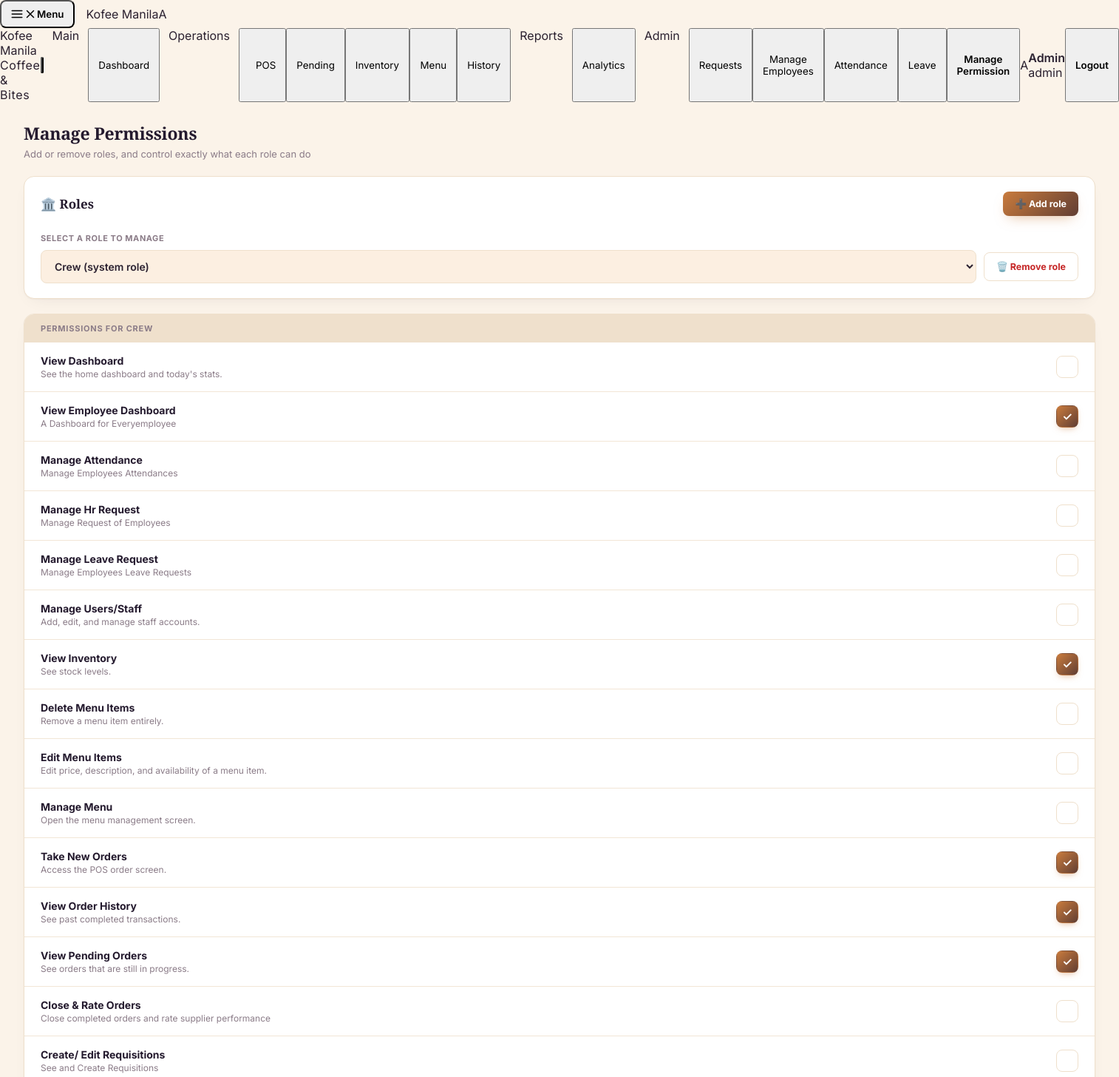
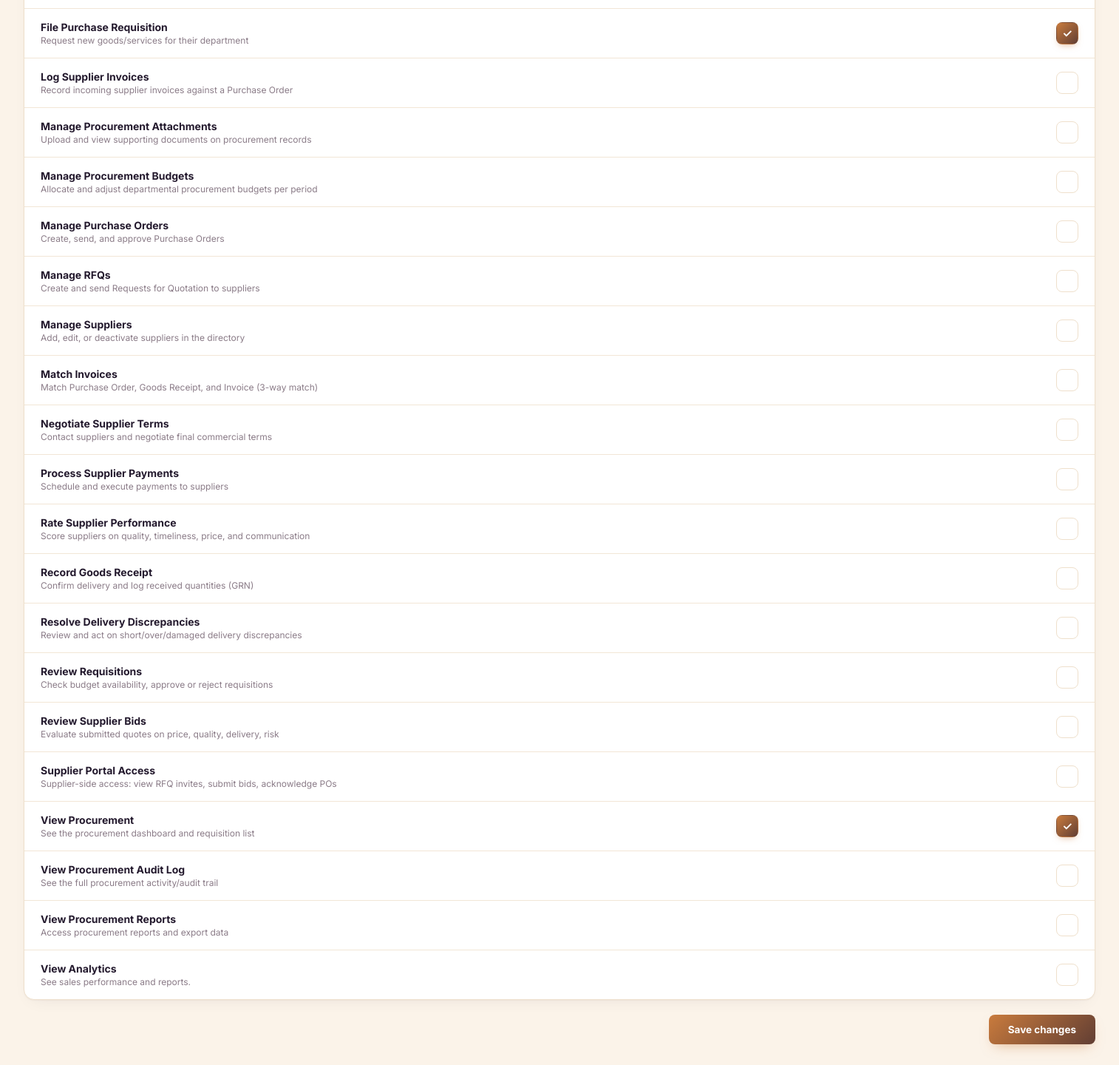
Page /POS/php/manage_permissions.php (signed in) on the committed database (2 pictures, top to bottom).
### tables this page shows
CREATE TABLE `roles` (
  `role_key` varchar(50) NOT NULL,
  `label` varchar(100) NOT NULL,
  `is_system` tinyint(1) NOT NULL DEFAULT 0
);

CREATE TABLE `permissions` (
  `perm_key` varchar(100) NOT NULL,
  `label` varchar(150) NOT NULL,
  `category` varchar(50) NOT NULL,
  `description` text DEFAULT NULL
);

### POS/php/manage_permissions.php (the view, shortened to what the rows shown need)
<?php
require_once '../includes/auth.php';
require_once '../includes/permissions.php';
$roles       = get_all_roles();
$permissions = get_all_permissions();
$grants      = get_all_role_permissions();
$editableRoles = array_values(array_filter($roles, fn($r) => $r['role_key'] !== 'admin'));
$selected = $_GET['role'] ?? '';
$validKeys = array_column($editableRoles, 'role_key');
if (!in_array($selected, $validKeys, true)) {
    $selected = $validKeys[0] ?? '';
}
$selectedLabel = '';
foreach ($editableRoles as $r) {
    if ($r['role_key'] === $selected) { $selectedLabel = $r['label']; break; }
}
?>
<!DOCTYPE html>
<html lang="en">
<head>
  <link rel="stylesheet" href="../css/style.css"/>
  <link rel="stylesheet" href="../css/sidebar.css"/>
  <link rel="stylesheet" href="../css/manage_permissions.css"/>
</head>
<body>
<?php include("../includes/sidebar.php"); ?>
<div id="page-permissions" class="page active">
  <div class="page-header">
    <div>
      <h1>Manage Permissions</h1>
    </div>
  </div>
  <div class="page-body">
    <div class="roles-card">
      <div class="roles-card-head">
        <h2>🏛️ Roles</h2>
      </div>
    </div>
    <?php if ($selected): ?>
    <div class="perms-card">
      <div class="perms-card-head">Permissions for <?= htmlspecialchars(strtoupper($selectedLabel)) ?></div>
      <?php if (empty($permissions)): ?>
        <div class="perm-empty">🫙 No permissions defined yet.</div>
      <?php else: foreach ($permissions as $p):
        $isOn = in_array($p['perm_key'], $grants[$selected] ?? []);
      ?>
        <div class="perm-row">
          <div class="perm-text">
            <div class="perm-label"><?= htmlspecialchars($p['label']) ?></div>
            <?php if ($p['description']): ?><div class="perm-desc"><?= htmlspecialchars($p['description']) ?></div><?php endif; ?>
          </div>
          <button type="button"
            class="perm-toggle <?= $isOn ? 'on' : '' ?>"
            data-perm="<?= htmlspecialchars($p['perm_key']) ?>"
            data-original="<?= $isOn ? '1' : '0' ?>"
            onclick="togglePerm(this)"
            title="<?= $isOn ? 'Granted — click to revoke' : 'Not granted — click to grant' ?>">✓</button>
        </div>
      <?php endforeach; endif; ?>
    </div>
    <div class="save-row">
      <button class="btn-save-changes" id="save-btn" onclick="saveChanges()">Save changes</button>
    </div>
    <?php endif; ?>
  </div>
</div>
</body>
</html>

### POS/includes/sidebar.php (shortened to what the rows shown need)
<?php
require_once __DIR__ . '/permissions.php';
$user    = current_user();
$role    = $user['role']  ?? 'crew';
$roles   = $user['roles'] ?? [$role];
$initials = strtoupper(substr($user['firstname'] ?: $user['username'] ?: '?', 0, 1));
?>
<header class="fixed top-0 inset-x-0 h-14 z-[200] flex items-center gap-3 px-4
               bg-[var(--espresso,#2c1a0e)] text-[var(--cream,#fbf3e9)] shadow-md">
    <button id="sidebar-menu-btn" onclick="toggleSidebar()"
        class="flex items-center gap-2 px-3 py-2 rounded-lg text-[13px] font-semibold
               bg-[rgba(251,243,233,0.08)] hover:bg-[rgba(251,243,233,0.16)] transition-colors duration-150"
        aria-expanded="false" aria-controls="main-sidebar">
        <svg id="menu-icon-open" width="18" height="18" viewBox="0 0 24 24" fill="none" stroke="currentColor"
             stroke-width="2" stroke-linecap="round"><path d="M3 6h18M3 12h18M3 18h18"/></svg>
        <svg id="menu-icon-close" width="18" height="18" viewBox="0 0 24 24" fill="none" stroke="currentColor"
             stroke-width="2" stroke-linecap="round" class="hidden"><path d="M6 6l12 12M18 6L6 18"/></svg>
        <span>Menu</span>
    </button>
    <div class="flex items-center gap-2.5 min-w-0">
        <div class="w-8 h-8 rounded-[9px] flex items-center justify-center flex-shrink-0
                    bg-[linear-gradient(150deg,var(--caramel,#c47d3e)_0%,var(--espresso-deep,#1c1108)_140%)]">
        </div>
        <span class="font-['Playfair_Display',serif] font-bold text-[15px] truncate">Kofee Manila</span>
    </div>
    <div class="w-8 h-8 rounded-full flex items-center justify-center flex-shrink-0 text-[12px] font-extrabold
                bg-[linear-gradient(150deg,var(--caramel-light,#d9a06b),var(--caramel,#c47d3e))]
                text-[var(--espresso-deep,#1c1108)]">
        <?= htmlspecialchars($initials) ?>
    </div>
</header>
<nav id="main-sidebar"
     class="fixed top-0 left-0 h-full w-[248px] z-[230] flex flex-col
            px-3.5 pt-4 pb-4 overflow-y-auto
            bg-[linear-gradient(165deg,var(--espresso,#2c1a0e)_0%,var(--espresso-deep,#1c1108)_115%)]
            text-[var(--cream,#fbf3e9)]
            -translate-x-full transition-transform duration-300 ease-out">
    <div class="flex items-center gap-2.5 p-2.5 rounded-xl bg-[rgba(251,243,233,0.06)] mb-2">
        <div class="w-8 h-8 rounded-full flex items-center justify-center flex-shrink-0 text-[12px] font-extrabold
                    bg-[linear-gradient(150deg,var(--caramel-light,#d9a06b),var(--caramel,#c47d3e))]
                    text-[var(--espresso-deep,#1c1108)]">
            <?= htmlspecialchars($initials) ?>
        </div>
        <div class="leading-tight overflow-hidden">
            <div class="text-[12.5px] font-semibold text-[var(--cream,#fbf3e9)] truncate">
                <?= htmlspecialchars($user['firstname'] ?: $user['username']) ?>
            </div>
            <div class="text-[10.5px] text-[var(--caramel-light,#d9a06b)] capitalize truncate" title="<?= htmlspecialchars(implode(', ', $roles)) ?>">
                <?= htmlspecialchars(implode(' + ', $roles)) ?>
            </div>
        </div>
    </div>
</nav>

### rows in the picture
roles: label "A", label "Admin"
roles: label "CREW"
permissions: label "View Dashboard", description "See the home dashboard and today's stats."
permissions: label "View Employee Dashboard", description "A Dashboard for Everyemployee"
permissions: label "Manage Attendance", description "Manage Employees Attendances"
permissions: label "Manage Hr Request", description "Manage Request of Employees"
permissions: label "Manage Leave Request", description "Manage Employees Leave Requests"
permissions: label "Manage Users/Staff", description "Add, edit, and manage staff accounts."
permissions: label "View Inventory", description "See stock levels."
permissions: label "Delete Menu Items", description "Remove a menu item entirely."
permissions: label "Edit Menu Items", description "Edit price, description, and availability of a menu item."
permissions: label "Manage Menu", description "Open the menu management screen."
permissions: label "Take New Orders", description "Access the POS order screen."
permissions: label "View Order History", description "See past completed transactions."
permissions: label "View Pending Orders", description "See orders that are still in progress."
permissions: label "Close & Rate Orders", description "Close completed orders and rate supplier performance"
permissions: label "Create/ Edit Requisitions", description "See and Create Requisitions"
permissions: label "File Purchase Requisition", description "Request new goods/services for their department"
permissions: label "Log Supplier Invoices", description "Record incoming supplier invoices against a Purchase Order"
permissions: label "Manage Procurement Attachments", description "Upload and view supporting documents on procurement records"
permissions: label "Manage Procurement Budgets", description "Allocate and adjust departmental procurement budgets per period"
permissions: label "Manage Purchase Orders", description "Create, send, and approve Purchase Orders"
permissions: label "Manage RFQs", description "Create and send Requests for Quotation to suppliers"
permissions: label "Manage Suppliers", description "Add, edit, or deactivate suppliers in the directory"
permissions: label "Match Invoices", description "Match Purchase Order, Goods Receipt, and Invoice (3-way match)"
permissions: label "Negotiate Supplier Terms", description "Contact suppliers and negotiate final commercial terms"
permissions: label "Process Supplier Payments", description "Schedule and execute payments to suppliers"
permissions: label "Rate Supplier Performance", description "Score suppliers on quality, timeliness, price, and communication"
permissions: label "Record Goods Receipt", description "Confirm delivery and log received quantities (GRN)"
permissions: label "Resolve Delivery Discrepancies", description "Review and act on short/over/damaged delivery discrepancies"
permissions: label "Review Requisitions", description "Check budget availability, approve or reject requisitions"
permissions: label "Review Supplier Bids", description "Evaluate submitted quotes on price, quality, delivery, risk"
permissions: label "Supplier Portal Access", description "Supplier-side access: view RFQ invites, submit bids, acknowledge POs"
permissions: label "View Procurement", description "See the procurement dashboard and requisition list"
permissions: label "View Procurement Audit Log", description "See the full procurement activity/audit trail"
permissions: label "View Procurement Reports", description "Access procurement reports and export data"
permissions: label "View Analytics", description "See sales performance and reports."

### other values in the picture
implode(' + ', $roles) "admin"
form field role "Crew (system role)"
